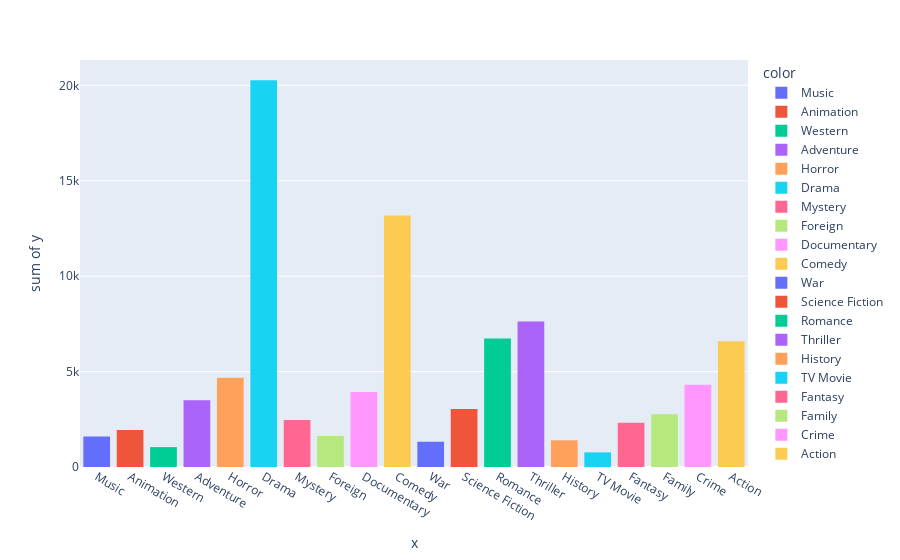

The notebook cell saved with this chart:
### Code cell
px.histogram(x=movies_sum.index, y=movies_sum.values, color= movies_sum.index)

### Figure 1 — Plotly figure (JSON) as saved in the notebook; plotly's stock layout.template omitted (floating-point values rounded to 4 significant figures)
{"data": [{"alignmentgroup": "True", "bingroup": "x", "histfunc": "sum", "hovertemplate": "color=Music<br>x=%{x}<br>sum of y=%{y}<extra></extra>", "legendgroup": "Music", "marker": {"color": "#636efa", "pattern": {"shape": ""}}, "name": "Music", "offsetgroup": "Music", "orientation": "v", "showlegend": true, "type": "histogram", "x": ["Music"], "xaxis": "x", "y": [1598], "yaxis": "y"}, {"alignmentgroup": "True", "bingroup": "x", "histfunc": "sum", "hovertemplate": "color=Animation<br>x=%{x}<br>sum of y=%{y}<extra></extra>", "legendgroup": "Animation", "marker": {"color": "#EF553B", "pattern": {"shape": ""}}, "name": "Animation", "offsetgroup": "Animation", "orientation": "v", "showlegend": true, "type": "histogram", "x": ["Animation"], "xaxis": "x", "y": [1934], "yaxis": "y"}, {"alignmentgroup": "True", "bingroup": "x", "histfunc": "sum", "hovertemplate": "color=Western<br>x=%{x}<br>sum of y=%{y}<extra></extra>", "legendgroup": "Western", "marker": {"color": "#00cc96", "pattern": {"shape": ""}}, "name": "Western", "offsetgroup": "Western", "orientation": "v", "showlegend": true, "type": "histogram", "x": ["Western"], "xaxis": "x", "y": [1042], "yaxis": "y"}, {"alignmentgroup": "True", "bingroup": "x", "histfunc": "sum", "hovertemplate": "color=Adventure<br>x=%{x}<br>sum of y=%{y}<extra></extra>", "legendgroup": "Adventure", "marker": {"color": "#ab63fa", "pattern": {"shape": ""}}, "name": "Adventure", "offsetgroup": "Adventure", "orientation": "v", "showlegend": true, "type": "histogram", "x": ["Adventure"], "xaxis": "x", "y": [3495], "yaxis": "y"}, {"alignmentgroup": "True", "bingroup": "x", "histfunc": "sum", "hovertemplate": "color=Horror<br>x=%{x}<br>sum of y=%{y}<extra></extra>", "legendgroup": "Horror", "marker": {"color": "#FFA15A", "pattern": {"shape": ""}}, "name": "Horror", "offsetgroup": "Horror", "orientation": "v", "showlegend": true, "type": "histogram", "x": ["Horror"], "xaxis": "x", "y": [4672], "yaxis": "y"}, {"alignmentgroup": "True", "bingroup": "x", "histfunc": "sum", "hovertemplate": "color=Drama<br>x=%{x}<br>sum of y=%{y}<extra></extra>", "legendgroup": "Drama", "marker": {"color": "#19d3f3", "pattern": {"shape": ""}}, "name": "Drama", "offsetgroup": "Drama", "orientation": "v", "showlegend": true, "type": "histogram", "x": ["Drama"], "xaxis": "x", "y": [20261], "yaxis": "y"}, {"alignmentgroup": "True", "bingroup": "x", "histfunc": "sum", "hovertemplate": "color=Mystery<br>x=%{x}<br>sum of y=%{y}<extra></extra>", "legendgroup": "Mystery", "marker": {"color": "#FF6692", "pattern": {"shape": ""}}, "name": "Mystery", "offsetgroup": "Mystery", "orientation": "v", "showlegend": true, "type": "histogram", "x": ["Mystery"], "xaxis": "x", "y": [2466], "yaxis": "y"}, {"alignmentgroup": "True", "bingroup": "x", "histfunc": "sum", "hovertemplate": "color=Foreign<br>x=%{x}<br>sum of y=%{y}<extra></extra>", "legendgroup": "Foreign", "marker": {"color": "#B6E880", "pattern": {"shape": ""}}, "name": "Foreign", "offsetgroup": "Foreign", "orientation": "v", "showlegend": true, "type": "histogram", "x": ["Foreign"], "xaxis": "x", "y": [1622], "yaxis": "y"}, {"alignmentgroup": "True", "bingroup": "x", "histfunc": "sum", "hovertemplate": "color=Documentary<br>x=%{x}<br>sum of y=%{y}<extra></extra>", "legendgroup": "Documentary", "marker": {"color": "#FF97FF", "pattern": {"shape": ""}}, "name": "Documentary", "offsetgroup": "Documentary", "orientation": "v", "showlegend": true, "type": "histogram", "x": ["Documentary"], "xaxis": "x", "y": [3925], "yaxis": "y"}, {"alignmentgroup": "True", "bingroup": "x", "histfunc": "sum", "hovertemplate": "color=Comedy<br>x=%{x}<br>sum of y=%{y}<extra></extra>", "legendgroup": "Comedy", "marker": {"color": "#FECB52", "pattern": {"shape": ""}}, "name": "Comedy", "offsetgroup": "Comedy", "orientation": "v", "showlegend": true, "type": "histogram", "x": ["Comedy"], "xaxis": "x", "y": [13182], "yaxis": "y"}, {"alignmentgroup": "True", "bingroup": "x", "histfunc": "sum", "hovertemplate": "color=War<br>x=%{x}<br>sum of y=%{y}<extra></extra>", "legendgroup": "War", "marker": {"color": "#636efa", "pattern": {"shape": ""}}, "name": "War", "offsetgroup": "War", "orientation": "v", "showlegend": true, "type": "histogram", "x": ["War"], "xaxis": "x", "y": [1323], "yaxis": "y"}, {"alignmentgroup": "True", "bingroup": "x", "histfunc": "sum", "hovertemplate": "color=Science Fiction<br>x=%{x}<br>sum of y=%{y}<extra></extra>", "legendgroup": "Science Fiction", "marker": {"color": "#EF553B", "pattern": {"shape": ""}}, "name": "Science Fiction", "offsetgroup": "Science Fiction", "orientation": "v", "showlegend": true, "type": "histogram", "x": ["Science Fiction"], "xaxis": "x", "y": [3045], "yaxis": "y"}, {"alignmentgroup": "True", "bingroup": "x", "histfunc": "sum", "hovertemplate": "color=Romance<br>x=%{x}<br>sum of y=%{y}<extra></extra>", "legendgroup": "Romance", "marker": {"color": "#00cc96", "pattern": {"shape": ""}}, "name": "Romance", "offsetgroup": "Romance", "orientation": "v", "showlegend": true, "type": "histogram", "x": ["Romance"], "xaxis": "x", "y": [6734], "yaxis": "y"}, {"alignmentgroup": "True", "bingroup": "x", "histfunc": "sum", "hovertemplate": "color=Thriller<br>x=%{x}<br>sum of y=%{y}<extra></extra>", "legendgroup": "Thriller", "marker": {"color": "#ab63fa", "pattern": {"shape": ""}}, "name": "Thriller", "offsetgroup": "Thriller", "orientation": "v", "showlegend": true, "type": "histogram", "x": ["Thriller"], "xaxis": "x", "y": [7622], "yaxis": "y"}, {"alignmentgroup": "True", "bingroup": "x", "histfunc": "sum", "hovertemplate": "color=History<br>x=%{x}<br>sum of y=%{y}<extra></extra>", "legendgroup": "History", "marker": {"color": "#FFA15A", "pattern": {"shape": ""}}, "name": "History", "offsetgroup": "History", "orientation": "v", "showlegend": true, "type": "histogram", "x": ["History"], "xaxis": "x", "y": [1398], "yaxis": "y"}, {"alignmentgroup": "True", "bingroup": "x", "histfunc": "sum", "hovertemplate": "color=TV Movie<br>x=%{x}<br>sum of y=%{y}<extra></extra>", "legendgroup": "TV Movie", "marker": {"color": "#19d3f3", "pattern": {"shape": ""}}, "name": "TV Movie", "offsetgroup": "TV Movie", "orientation": "v", "showlegend": true, "type": "histogram", "x": ["TV Movie"], "xaxis": "x", "y": [766], "yaxis": "y"}, {"alignmentgroup": "True", "bingroup": "x", "histfunc": "sum", "hovertemplate": "color=Fantasy<br>x=%{x}<br>sum of y=%{y}<extra></extra>", "legendgroup": "Fantasy", "marker": {"color": "#FF6692", "pattern": {"shape": ""}}, "name": "Fantasy", "offsetgroup": "Fantasy", "orientation": "v", "showlegend": true, "type": "histogram", "x": ["Fantasy"], "xaxis": "x", "y": [2313], "yaxis": "y"}, {"alignmentgroup": "True", "bingroup": "x", "histfunc": "sum", "hovertemplate": "color=Family<br>x=%{x}<br>sum of y=%{y}<extra></extra>", "legendgroup": "Family", "marker": {"color": "#B6E880", "pattern": {"shape": ""}}, "name": "Family", "offsetgroup": "Family", "orientation": "v", "showlegend": true, "type": "histogram", "x": ["Family"], "xaxis": "x", "y": [2770], "yaxis": "y"}, {"alignmentgroup": "True", "bingroup": "x", "histfunc": "sum", "hovertemplate": "color=Crime<br>x=%{x}<br>sum of y=%{y}<extra></extra>", "legendgroup": "Crime", "marker": {"color": "#FF97FF", "pattern": {"shape": ""}}, "name": "Crime", "offsetgroup": "Crime", "orientation": "v", "showlegend": true, "type": "histogram", "x": ["Crime"], "xaxis": "x", "y": [4305], "yaxis": "y"}, {"alignmentgroup": "True", "bingroup": "x", "histfunc": "sum", "hovertemplate": "color=Action<br>x=%{x}<br>sum of y=%{y}<extra></extra>", "legendgroup": "Action", "marker": {"color": "#FECB52", "pattern": {"shape": ""}}, "name": "Action", "offsetgroup": "Action", "orientation": "v", "showlegend": true, "type": "histogram", "x": ["Action"], "xaxis": "x", "y": [6594], "yaxis": "y"}], "layout": {"autosize": true, "barmode": "relative", "legend": {"title": {"text": "color"}, "tracegroupgap": 0}, "margin": {"t": 60}, "xaxis": {"anchor": "y", "autorange": true, "domain": [0, 1], "range": [-0.5, 19.5], "title": {"text": "x"}, "type": "category"}, "yaxis": {"anchor": "x", "autorange": true, "domain": [0, 1], "range": [0, 21330.0], "title": {"text": "sum of y"}, "type": "linear"}}}
